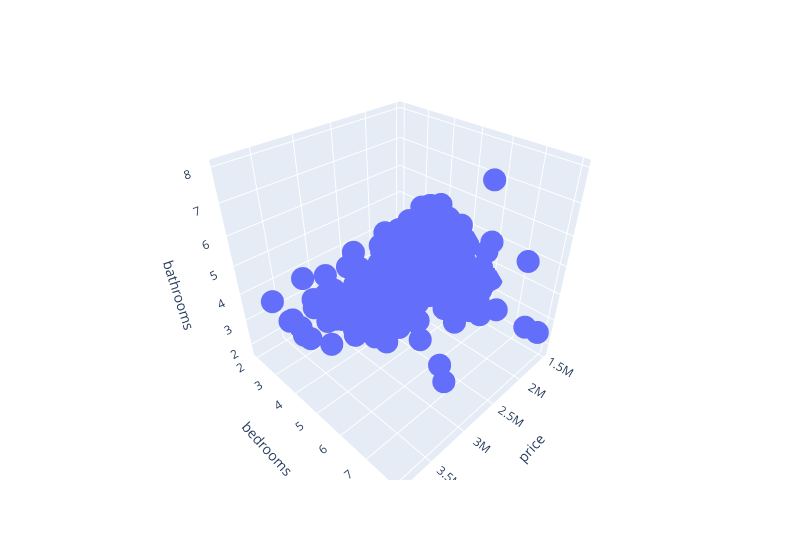

Notebook code for this chart:
### Code cell
# Plot the 3D-scatter with x="Annual Income", y="Spending Score (1-100)" and z="Age"
fig = px.scatter_3d(
    three_clusters,
    x="price",
    y="bedrooms",
    z="bathrooms",
    width=800,
)
fig.update_layout(legend=dict(x=0, y=1))
fig.show()

### Figure 1 — Plotly figure (JSON) as saved in the notebook; plotly's stock layout.template omitted (floating-point values rounded to 4 significant figures; data arrays with more than 128 entries replaced by an {"elided": "..."} marker saying what was removed)
{"data": [{"hovertemplate": "price=%{x}<br>bedrooms=%{y}<br>bathrooms=%{z}<extra></extra>", "legendgroup": "", "marker": {"color": "#636efa", "symbol": "circle"}, "mode": "markers", "name": "", "scene": "scene", "showlegend": false, "type": "scatter3d", "x": {"elided": "500 int values"}, "y": {"elided": "500 int values"}, "z": {"elided": "500 float values"}}], "layout": {"legend": {"tracegroupgap": 0, "x": 0, "y": 1}, "margin": {"t": 60}, "scene": {"domain": {"x": [0, 1], "y": [0, 1]}, "xaxis": {"title": {"text": "price"}}, "yaxis": {"title": {"text": "bedrooms"}}, "zaxis": {"title": {"text": "bathrooms"}}}, "width": 800}}
